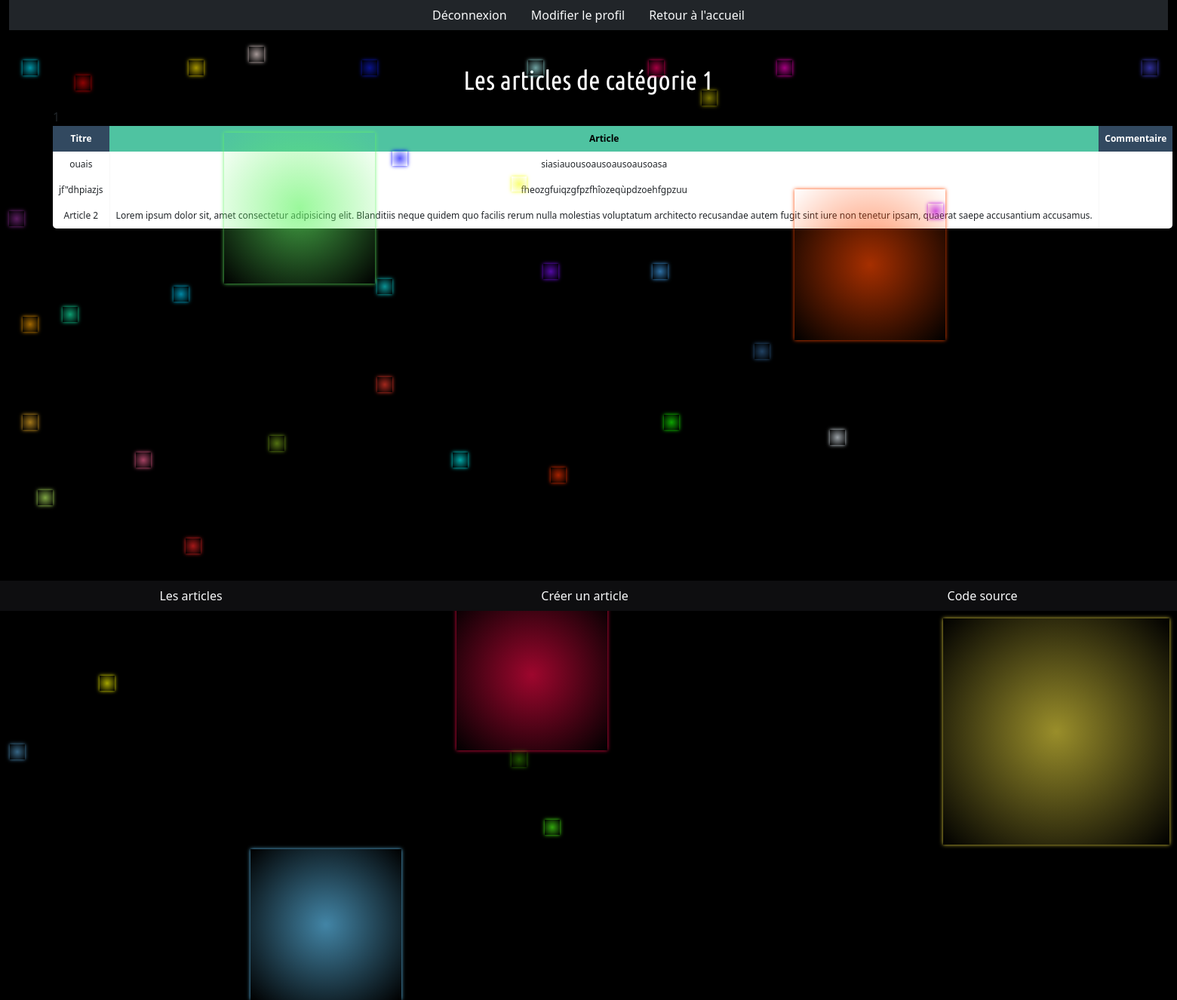
Page /PHP/cat1.php (signed in) on the committed database.
### tables this page shows
CREATE TABLE `articles` (
  `id` int(11) NOT NULL,
  `title` varchar(255) NOT NULL,
  `article` text NOT NULL,
  `id_utilisateur` int(11) NOT NULL,
  `id_categorie` int(11) NOT NULL,
  `date` timestamp NOT NULL DEFAULT current_timestamp() ON UPDATE current_timestamp()
);

### PHP/cat1.php (the view, shortened to what this page needs)
<?php
require_once('configuration.php');
$articles_par_page = 5;
$allArticlesRequest = $db->query('SELECT * FROM `articles` WHERE `id_categorie` =1 ORDER BY `id`');
$articles = $allArticlesRequest->rowCount();
$allPages = ceil($articles/$articles_par_page);
if(isset($_GET['page']) AND !empty($_GET['page']) AND $_GET['page'] > 0 AND $_GET['page'] <= $allPages)
{
  $_GET['page'] = intval($_GET['page']);
  $pageActuelle = $_GET['page'];
}
else
{
  $pageActuelle = 1;
}
$start = ($pageActuelle-1)*$articles_par_page;
?>
<!DOCTYPE html>
<html lang="fr">
  <head>
    <link href="https://cdn.jsdelivr.net/npm/bootstrap@5.1.3/dist/css/bootstrap.min.css" rel="stylesheet">
    <link rel="stylesheet" href="../CSS/blog.css">
  </head>
  <body>
    <div class=" container-fluid gray">
      <header>
        <?php
        include ("header-articles.php");
        ?>
      </header>
    </div>
    <main class="footer-auto-bottom">
      <div class="background">
        <i></i><i></i><i></i><i></i><i></i><i></i><i></i><i></i><i></i><i></i><i></i><i></i><i></i><i></i><i></i><i></i><i></i><i></i><i></i><i></i><i></i><i></i><i></i><i></i><i></i><i></i><i></i><i></i><i></i><i></i><i></i><i></i><i></i><i></i><i></i><i></i><i></i><i></i><i></i><i></i>
      </div>
      <div class="titre-index-zone">
          <p1 class="titre-index">Les articles de catégorie 1</p1><br />
        </div>
        <article>
          <div class="table-wrapper">
            <table class="fl-table">
              <thead>
                <tr>
                  <th>Titre</th>
                  <th>Article</th>
                  <th>Commentaire</th>
                </tr>
              </thead>
              <tbody>
                <?php
                $articles = $db->query('SELECT * FROM `articles` WHERE `id_categorie` =1 ORDER BY `id` DESC LIMIT '.$start.','.$articles_par_page);
                while ($data = $articles->fetch())
                {
                  ?>
                  <tr>
                    <td><?php echo $data['title']; ?></td>
                    <td><?php echo $data['article']; ?></td>
                  </tr>
              </tbody>
              <?php
              }
              ?>
            </table>
          </div>
        </article>
    </main>
        <footer>
          <?php
          include('footer2.php');
          ?>
          </footer>
      </body>
</html>

### rows in the picture
articles: title "ouais", article "siasiauousoausoausoausoasa"
articles: title "jf\"dhpiazjs", article "fheozgfuiqzgfpzfhîozeqùpdzoehfgpzuu"
articles: title "Article 2", article "Lorem ipsum dolor sit, amet consectetur adipisicing elit. Blanditiis neque quidem quo facilis rerum nulla molestias voluptatum architecto recusandae autem fugit sint iure non tenetur ipsam, quaerat saepe accusantium accusamus."
